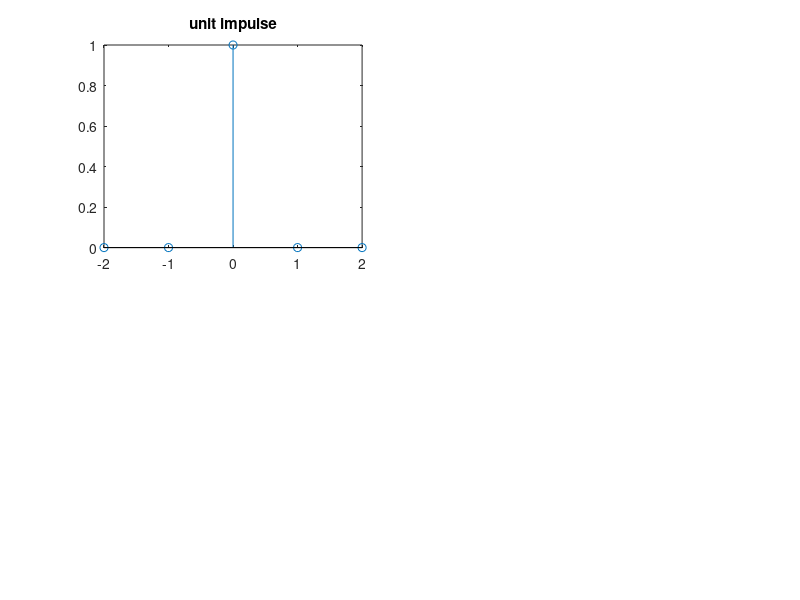

The MATLAB source for this figure:
clc;
close all;
clear all;
t=-2:1:2;
y=[zeros(1,2),ones(1,1),zeros(1,2)];
figure(1)
subplot(2,2,1);
stem(t,y);
title('unit impulse');
